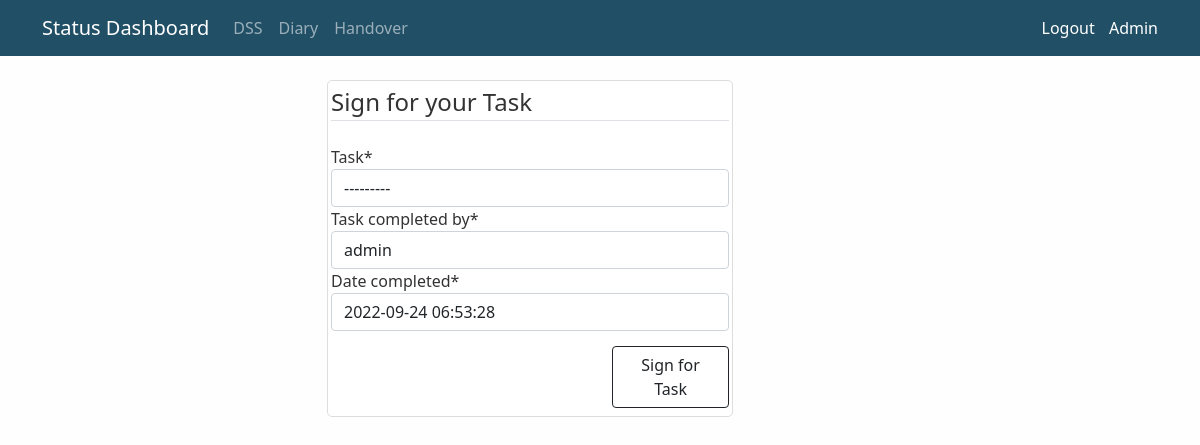
Page /diary/670/update/ (signed in) on the committed database.
### diary/models.py (models this page shows, shortened)
class TodaysTask(models.Model):
	task = models.ForeignKey(Task, null=True, on_delete=models.SET_NULL)
	task_completed_by = models.ForeignKey(User, null=True, on_delete=models.SET_NULL)
	date_created = models.DateField(default=timezone.now)
	date_completed = models.DateTimeField(null=True)

### diary/views.py (the view, shortened to what this page needs)
# urls.py: path('<int:pk>/update/', DiaryUpdateView.as_view(), name='diary-update'),
class DiaryUpdateView(LoginRequiredMixin, UpdateView):
	model = TodaysTask
	fields = ['task', 'task_completed_by', 'date_completed']
	def get_initial(self):
		return {'task_completed_by': self.request.user, 'date_completed': datetime.datetime.now()}

### diary/templates/diary/todaystask_form.html (shortened to what this page needs)
{% extends "board/base.html"%}
{% load crispy_forms_tags %}
{% block content %}
	<div class="row">
		<div class="col-md-3">
		</div>
		<div class="col-md-5">
			<div class='content-section'>
				<form method='POST'>
					<fieldset class="form-group">
						<legend class="border-bottom mb-4">Sign for your Task</legend>
						{{ form|crispy }}
					</fieldset>
					<div class="form-group" style="padding-top:15px; padding-bottom:5px ;">
						<div class="row">
							<div class="col-md-8">
							</div>
							<div class="col-md-4">
								<button class="btn btn-outline-dark" type="submit">Sign for Task</button>
							</div>
						</div>
					</div>
				</form>
			</div>
		</div>
	</div>
{% endblock content %}

### board/static/board/main.css (style rules this page uses)
body { background: #fefefe; color: #333333; margin-top: 5rem; }
h1, h2, h3, h4, h5, h6, { color: #5d8aa8; }
.content-section { width: 90%; background: #ffffff; padding: 3px 3px; border: 1px solid #dddddd; border-radius: 5px; margin-bottom: 10px; }

### rows in the picture
TodaysTask: task "---------", task_completed_by "admin", date_completed "2022-09-24 06:53:28"
